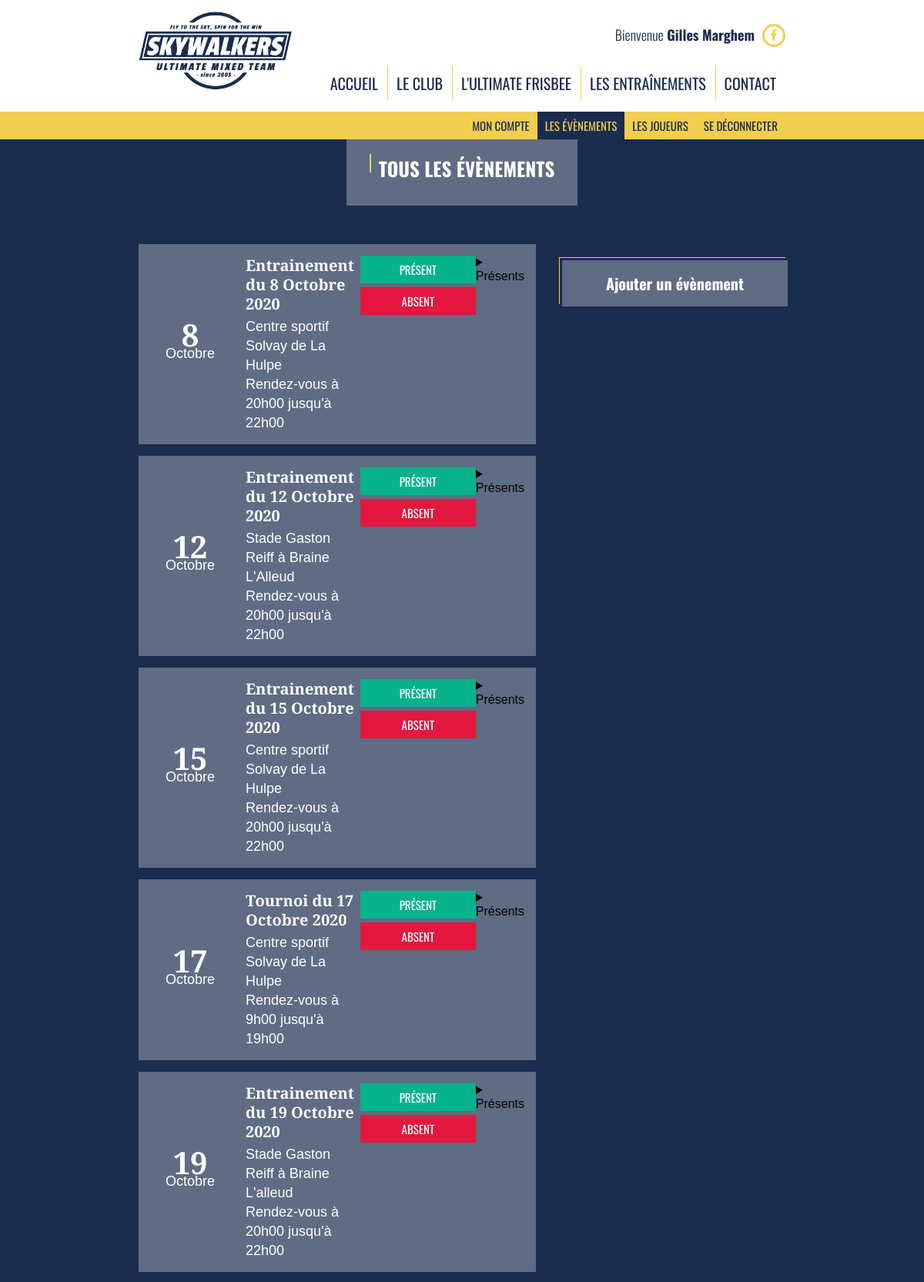
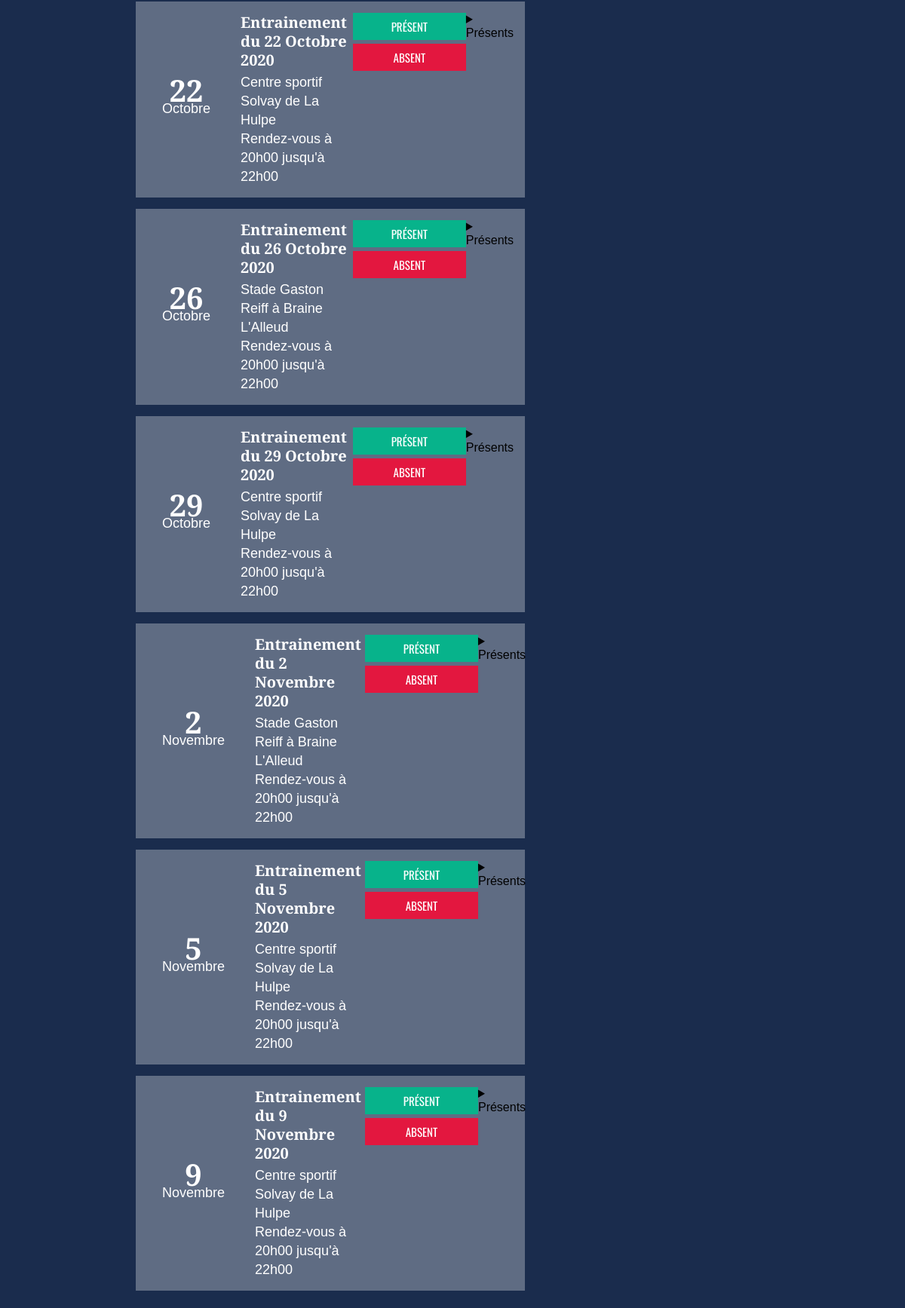
The page /?section=lesevents (signed in, upper part) on the database its author committed (2 pictures, top to bottom).
### tables this page shows
CREATE TABLE `entrainements` (
  `entrainement_id` int(11) NOT NULL,
  `entrainement_date` date NOT NULL,
  `entrainement_adresse` varchar(60) NOT NULL,
  `entrainement_heure_debut` time NOT NULL,
  `entrainement_heure_fin` time NOT NULL,
  `entrainement_type` varchar(30) NOT NULL
);

### index.php (called while the page is built, shortened)
<?php
    require_once("view/html/head.php");
    require_once("controller/router.php");
?>

### controller/leseventsController.php (the view, shortened to what this page needs)
<?php
    try{
        $coach_joueur="" ;
            if($_SESSION['role']=='Coach'){
            $coach_joueur= '<div>
                    <h2 id="ajoutEvent">Ajouter un évènement</h2>
                    <form method="post" id="formEvents" style="display:none">
                        <h3 id="createEvent" class="titleContent">Créer un évènement</h3>
                        <label>Type de l\'évènement?</label>
                        <input type="text" placeholder="Entrainement, tournoi,..." name="typeEvent" required>
                        <label>Date:</label>
                        <input type="date" placeholder="YYYY-MM-DD" name="date" required>
                        <label>Adresse:</label>
                        <input type="text" name="adresse" required>
                        <label>Heure de début:</label>
                        <input placeholder="00:00:00" type="time" name="heureStart" required>
                        <label>Heure de fin:</label>
                        <input name="heureStop" type="time" id="role"required>
                        <button type="submit">Créer l\'évènement</button>
                    </form>
                    </div>';
        }else{
            $coach_joueur='<img src="public/img/events.jpg" alt="event">';
        }
        $listeEvents="" ;
        $basededonnees = "mysql:host=localhost;dbname=skywalkers;charset=utf8";
        $utilisateur = "root";
        $motdepasse = "";
        $pdo = new PDO($basededonnees, $utilisateur, $motdepasse);
        $requete = "SELECT entrainement_id,CONCAT(DAY(entrainement_date),' ', CASE MONTH(entrainement_date) WHEN 1 THEN 'Janvier' WHEN 2 THEN 'Février' WHEN 3 THEN 'Mars' WHEN 4 THEN 'Avril' WHEN 5 THEN 'Mai' WHEN 6 THEN 'Juin' WHEN 7 THEN 'Juillet' WHEN 8 THEN 'Août' WHEN 9 THEN 'Septembre' WHEN 10 THEN 'Octobre' WHEN 11 THEN 'Novembre' WHEN 12 THEN 'Décembre' END,' ', YEAR(entrainement_date)) as 'format_date',
        entrainement_adresse,
        DAY(entrainement_date) as 'jour',
        CASE MONTH(entrainement_date) WHEN 1 THEN 'Janvier' WHEN 2 THEN 'Février' WHEN 3 THEN 'Mars' WHEN 4 THEN 'Avril' WHEN 5 THEN 'Mai' WHEN 6 THEN 'Juin' WHEN 7 THEN 'Juillet' WHEN 8 THEN 'Août' WHEN 9 THEN 'Septembre' WHEN 10 THEN 'Octobre' WHEN 11 THEN 'Novembre' WHEN 12 THEN 'Décembre' END as 'mois',
        CONCAT(DATE_FORMAT(entrainement_heure_debut, '%k'),'h',DATE_FORMAT(entrainement_heure_debut,'%i')) as 'debut',
        CONCAT(DATE_FORMAT(entrainement_heure_fin, '%k'),'h',DATE_FORMAT(entrainement_heure_fin,'%i')) as 'fin',entrainement_type,
        entrainement_date FROM entrainements ORDER BY entrainement_date" ;
        $requete2 = "SELECT joueur_nom, joueur_prenom, entrainement_id FROM joueurs JOIN joueurs_entrainements ON joueurs.joueur_id = joueurs_entrainements.joueur_id";
        $objJoueurs=$pdo->query($requete2);
        $tabJoueurs = $objJoueurs->fetchAll();
        $events = $pdo->query($requete);
        foreach($events as $event){
            $listeEvents.=
            "<div class='oneEvent' >
                <div class='date'><p class='bold jour'>".$event['jour']."</p><p class='mois'>".$event['mois']."</p></div>
                <div class='eventCard'>
                    <p class='bold nomPrenom'>".$event['entrainement_type']." du ".$event['format_date']."</p>
                    <p>".$event['entrainement_adresse']."</p>
                    <p> Rendez-vous à ".$event['debut']." jusqu'à ".$event['fin']."</p>
                </div>
                <div class='btnEvent'>
                    <form action='#' method='post'>
                    <input type='hidden' name='id' value='". $event['entrainement_id']."'>
                    <input type='submit' name='present' class='present' value='Présent'>
                    <input type='submit' name='absent' class='absent' value='Absent'></form>
                </div>
                <div><details><summary>Présents</summary><div>";
                foreach($tabJoueurs as $joueur){
                    if($event['entrainement_id'] == $joueur['entrainement_id']){
                        $listeEvents.="<p>".$joueur['joueur_nom']." ".$joueur['joueur_prenom']."</p>";
                    }
                }
                $listeEvents.="</div></details></div>
            </div>";
        };
         }
        catch(PDOException $e)
        {    echo $e->getMessage();
        }
    require_once("view/page/lesevents.php");
?>

### view/html/head.php (shortened to what this page needs)
<!DOCTYPE html>
<html lang="fr">
<head>
    <link rel="stylesheet" href="https://cdnjs.cloudflare.com/ajax/libs/meyer-reset/2.0/reset.min.css">
    <link rel="stylesheet" href="public/css/style.css">
    <link
      rel="stylesheet"
      href="https://pro.fontawesome.com/releases/v5.10.0/css/all.css"
    />
</head>
<body>

### controller/router.php (shortened to what this page needs)
<?php
    if(isset($_GET["section"]))
    {
        switch ($_GET["section"]) {
            case 'lesevents':
                require_once("controller/leseventsController.php");
                break;
        }
    }
    else
    {
        require_once("view/page/accueil.php");
    }
?>

### view/menu/menu.php
<header class="menuFixe">
    <div class="containerMenuFixe">
        <div class="logodark"><a href="?section=accueil"><img src="public/img/logodark.png" alt="logo dark"></a></div>
        <div class="d-flex-menu">
            <div class="menuconnexion-menuFixe"><?php require_once("view/menu/menuconnexion.php");  ?></div>
            <div class="menuaccueil-menuFixe"><?php require_once("view/menu/menuaccueil.php");  ?></div>
        </div>
    </div>
    <?php if(isset($_SESSION["nom"],$_SESSION['prenom'])){
        require_once ("view/menu/menuCompte.php");
    } ?>
</header>
<div class="containerContent">

### view/menu/menuconnexion.php (shortened to what this page needs)
<?php
    if(isset($_SESSION["nom"],$_SESSION['prenom']))
    {
        echo "<p>Bienvenue<span class='bold'> ".$_SESSION["prenom"]." ".$_SESSION["nom"]."</span></p>";
    }
?>
<a class="facebook" href="https://www.facebook.com/ultimateskywalkers/"><i class="fab fa-facebook-f"></i></a>

### view/menu/menuaccueil.php
<nav>
    <ul>
        <li><a id="accueil" href="?section=accueil">Accueil</a></li>
        <li><a id="leclub" href="?section=leclub">Le club</a></li>
        <li><a id="lultimate" href="?section=lultimate">L'Ultimate Frisbee</a></li>
        <li><a id="lesentrainements" href="?section=lesentrainements">Les entraînements</a></li>
        <li><a id="contact" href="?section=contact">Contact</a></li>
    </ul>
</nav>

### view/menu/menuCompte.php
<div class="menuCompte">
    <div class="containerMenuCompte">
        <nav>
            <ul>
                <li>
                <a id="moncompte" href="?section=moncompte">Mon compte</a>
                 </li>
                <li><a id="lesevents" href="?section=lesevents">Les évènements</a></li>
                <li><a id="lesjoueurs" href="?section=lesjoueurs">Les joueurs</a></li>
                <li><a href="?section=deconnexion">Se déconnecter</a></li>
            </ul>
        </nav>
    </div>
</div>

### view/page/lesevents.php (shortened to what this page needs)
<?php  require_once("view/menu/menu.php");  ?>
<div class="containerWidth">
<h2 class="titleContent" >Tous les évènements</h2>
    <div class="containerEvents">
        <div class="col1">
            <div class="listEvent">
                <?= $listeEvents; ?>
            </div>
    </div>
    <div class="col2">
            <?= $coach_joueur; ?>
    </div>
</div>
<?php require_once("view/menu/menufooter.php");  ?>
<?php require_once("view/html/footer.php"); ?>

### view/menu/menufooter.php (shortened to what this page needs)
    </div>
</div>

### view/html/footer.php
</body>
</html>

### rows shown on the page
entrainements: jour "8", mois "Octobre", entrainement_type "Entrainement", format_date "8 Octobre 2020", entrainement_adresse "Centre sportif Solvay de La Hulpe", debut "20h00", fin "22h00"
entrainements: jour "12", mois "Octobre", entrainement_type "Entrainement", format_date "12 Octobre 2020", entrainement_adresse "Stade Gaston Reiff à Braine L'Alleud", debut "20h00", fin "22h00"
entrainements: jour "15", mois "Octobre", entrainement_type "Entrainement", format_date "15 Octobre 2020", entrainement_adresse "Centre sportif Solvay de La Hulpe", debut "20h00", fin "22h00"
entrainements: jour "17", mois "Octobre", entrainement_type "Tournoi", format_date "17 Octobre 2020", entrainement_adresse "Centre sportif Solvay de La Hulpe", debut "9h00", fin "19h00"
entrainements: jour "19", mois "Octobre", entrainement_type "Entrainement", format_date "19 Octobre 2020", entrainement_adresse "Stade Gaston Reiff à Braine L'alleud", debut "20h00", fin "22h00"
entrainements: jour "22", mois "Octobre", entrainement_type "Entrainement", format_date "22 Octobre 2020", entrainement_adresse "Centre sportif Solvay de La Hulpe", debut "20h00", fin "22h00"
entrainements: jour "26", mois "Octobre", entrainement_type "Entrainement", format_date "26 Octobre 2020", entrainement_adresse "Stade Gaston Reiff à Braine L'Alleud", debut "20h00", fin "22h00"
entrainements: jour "29", mois "Octobre", entrainement_type "Entrainement", format_date "29 Octobre 2020", entrainement_adresse "Centre sportif Solvay de La Hulpe", debut "20h00", fin "22h00"
entrainements: jour "2", mois "Novembre", entrainement_type "Entrainement", format_date "2 Novembre 2020", entrainement_adresse "Stade Gaston Reiff à Braine L'Alleud", debut "20h00", fin "22h00"
entrainements: jour "5", mois "Novembre", entrainement_type "Entrainement", format_date "5 Novembre 2020", entrainement_adresse "Centre sportif Solvay de La Hulpe", debut "20h00", fin "22h00"
entrainements: jour "9", mois "Novembre", entrainement_type "Entrainement", format_date "9 Novembre 2020", entrainement_adresse "Centre sportif Solvay de La Hulpe", debut "20h00", fin "22h00"

### other values the page prints
$_SESSION["prenom"] "Gilles"
$_SESSION["nom"] "Marghem"
